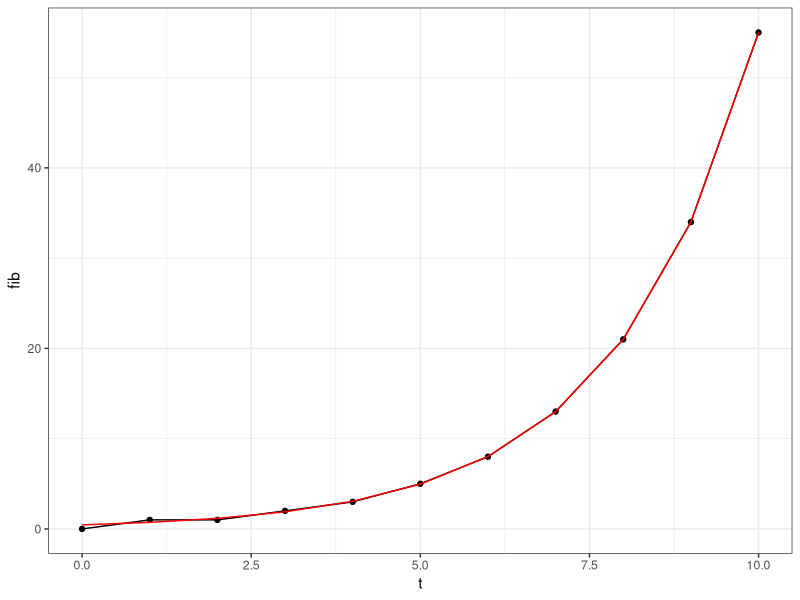

Source code (R):
## ---- chunk 1
knitr::opts_chunk$set(echo = TRUE)
## ---- chunk 2
fibonacci <- function(n){
  fibs <- rep(0, n+1)
  names(fibs) = 0:n
  fibs[2] = 1
  for (i in 2:n+1) {
    fibs[i] = fibs[i-1] + fibs[i-2]
  }
  return(fibs)
}
## ---- chunk 3
fib10 = fibonacci(10)
fib10diff = diff(fib10)
fib10diff
## ---- chunk 4
fib10diffCumul = cumsum(fib10diff)
fib10diffCumul
length(fib10diffCumul)
## ---- chunk 5
`%o%` = function(f,g){
  composed = function(x){f(g(x))}
  return(composed)
}

laggedRatio = exp %o% diff %o% log
whatIsIt = laggedRatio(fib10)
whatIsIt
## ---- chunk 6
goldenRatio = (1+sqrt(5))/2
fibVgeo = data.frame(
  t = 0:10,
  fib = fib10,
  geo = goldenRatio^(0:10)/sqrt(5)
)
fibVgeo
laggedRatio(fibVgeo$geo)
## ---- chunk 7
library(ggplot2)
theme_set(theme_bw())
gg = ggplot(fibVgeo, aes(x=t,y=fib)) + geom_point() + geom_line()
gg = gg + geom_line(aes(y=geo), color = "red")
print(gg)
